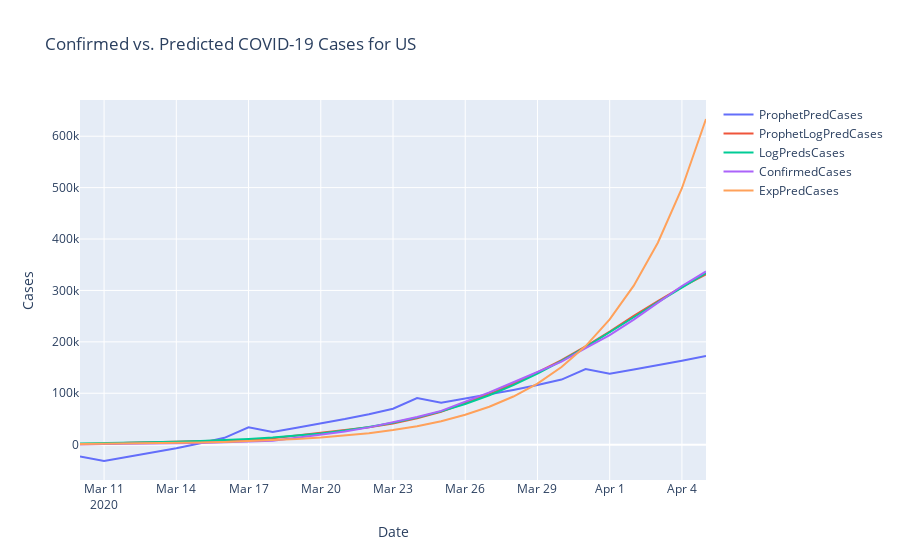

Notebook source saved alongside this figure:
### Code cell
us_fig, us_mapes = plot_country("US")
us_fig.show()
